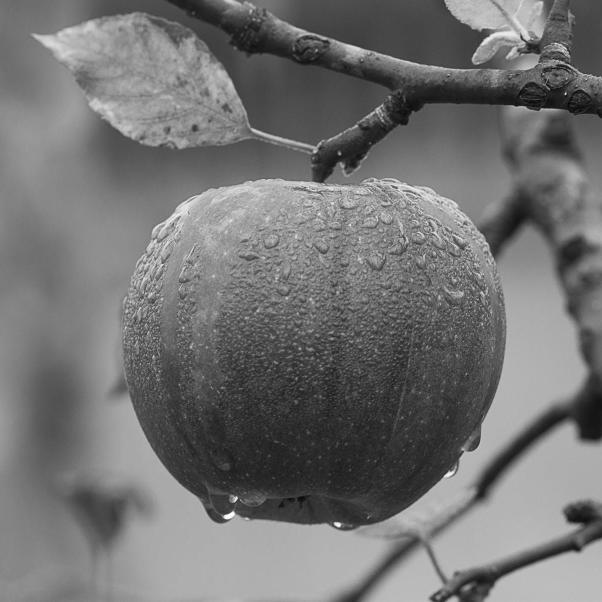
#> input picture img.JPG, 1204 x 1203 px, found by its file name (shown at 1/2 size)
$ python HW4.py
#> lines starting #> are read from the running program, lines starting #| are printed output that depends on the picture
import cv2
import numpy as np
from matplotlib import pyplot as plt

if __name__ == '__main__':
    import cv2 as cv
    import numpy as np

    # Q1A

    img = cv.imread('img.jpg', 0)
#> img is the input picture: shape (1203, 1204); min 0, max 255, mean 114.7


    def filter(img, size_box, type=None):
        img = img[:1200, :1200]  # crop to 700 x 700
        dft = cv2.dft(np.float32(img), flags=cv2.DFT_COMPLEX_OUTPUT)
        dft_shift = np.fft.fftshift(dft)
        magnitude_spectrum = 20 * np.log(cv2.magnitude(dft_shift[:, :, 0], dft_shift[:, :, 1]))

        rows, cols = img.shape
        crow, ccol = int(rows / 2), int(cols / 2)

        # create a mask first, center square is 1, remaining all zeros
        if type == 'lowpass':
            mask = np.zeros((rows, cols, 2), np.uint8)
            mask[int(crow - size_box):int(crow + size_box), int(ccol - size_box):int(ccol + size_box)] = 1
        elif type == 'highpass':
            mask = np.ones((rows, cols, 2), np.uint8)
            mask[int(crow - size_box):int(crow + size_box), int(ccol - size_box):int(ccol + size_box)] = 0

        # apply mask and inverse DFT
        fshift = dft_shift * mask
        magnitude_spectrum_mask = 20 * np.log(cv2.magnitude(fshift[:, :, 0], fshift[:, :, 1]))
        f_ishift = np.fft.ifftshift(fshift)
        img_back = cv2.idft(f_ishift)
        img_back = cv2.magnitude(img_back[:, :, 0], img_back[:, :, 1])

        plt.subplot(221), plt.imshow(img, cmap='gray')
        plt.title('Input Image'), plt.xticks(), plt.yticks()
        plt.subplot(222), plt.imshow(magnitude_spectrum_mask, cmap='gray')
        plt.title('Box Filter ' + str(2 * size_box)), plt.xticks(), plt.yticks()
        plt.subplot(223), plt.imshow(img_back, cmap='gray')
        plt.title(type + ' Filter Output'), plt.xticks(), plt.yticks()

        # Q1B

        if type == 'lowpass':
            f_ishift_slice = np.fft.ifftshift(
                dft_shift[crow - size_box:crow + size_box, ccol - size_box:ccol + size_box, :])
        elif type == 'highpass':
            plt.show()
            return

        img_back = cv2.idft(f_ishift_slice)
        img_back = cv2.magnitude(img_back[:, :, 0], img_back[:, :, 1])
        plt.subplot(224), plt.imshow(img_back, cmap='gray')
        plt.title('Sliced Lowpass Filter Output'), plt.xticks(), plt.yticks()
        plt.show()


    # Results
    for i in [10, 25, 50, 100]:
        filter(img, i, 'lowpass')
#> this loop made 4 passes
#> pass 1, in filter, `magnitude_spectrum = 20 * np.log(cv2.magnitude(dft_shift[:, :, 0], dft..`:
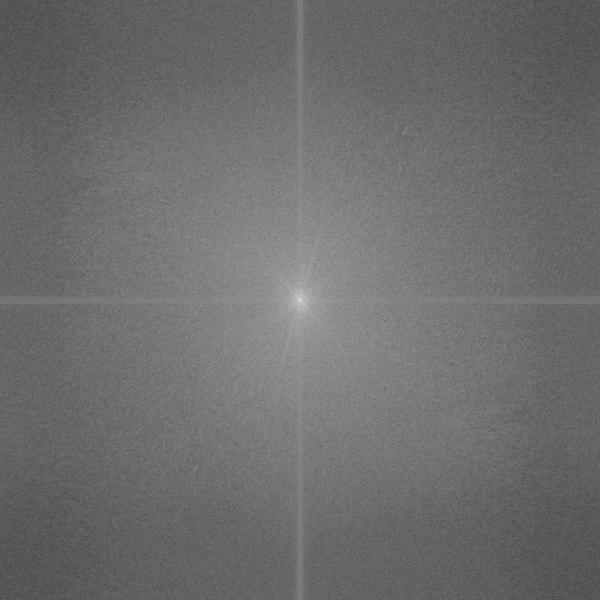
#> magnitude_spectrum: shape (1200, 1200) float32 (shown at 1/2 size); min 1.67, max 378.4, mean 163.6; drawn with min black and max white
#> pass 1, in filter, `img_back = cv2.magnitude(img_back[:, :, 0], img_back[:, :, 1])`:
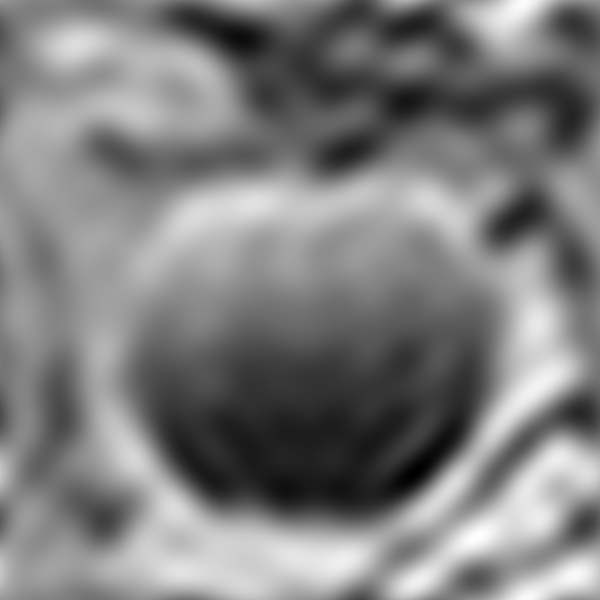
#> img_back: shape (1200, 1200) float32 (shown at 1/2 size); min 29018050, max 302391808, mean 165163296; drawn with min black and max white
#> pass 1, in filter, `plt.show()`:
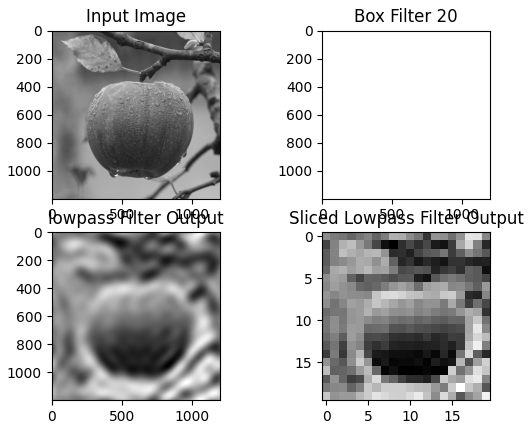
#> figure drawn by matplotlib, 4 panels
    for i in [10, 25, 50, 100]:
        filter(img, i, 'highpass')
#> this loop made 4 passes
#> pass 1, in filter (call 5), `magnitude_spectrum_mask = 20 * np.log(cv2.magnitude(fshift[:, :, 0], f..`:
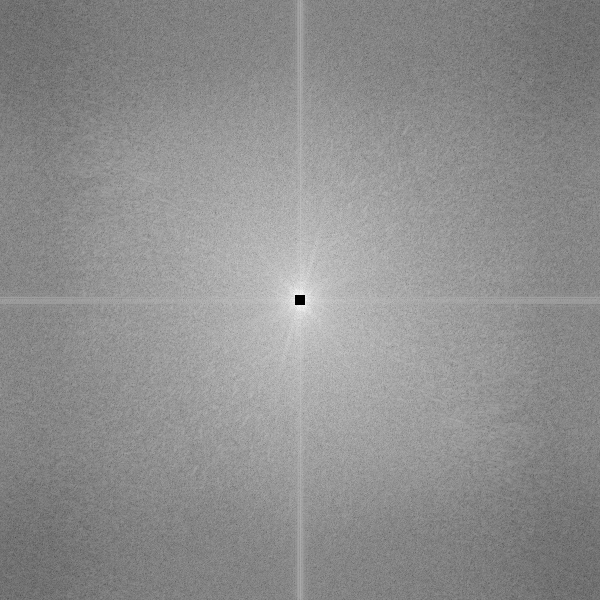
#> magnitude_spectrum_mask: shape (1200, 1200) float32 (shown at 1/2 size); 0.03% of the values are NaN or infinite; the others: min 1.67, max 289.9, mean 163.5; drawn with min black, max white, NaN and infinite black
#> pass 1, in filter (call 5), `img_back = cv2.magnitude(img_back[:, :, 0], img_back[:, :, 1])`:
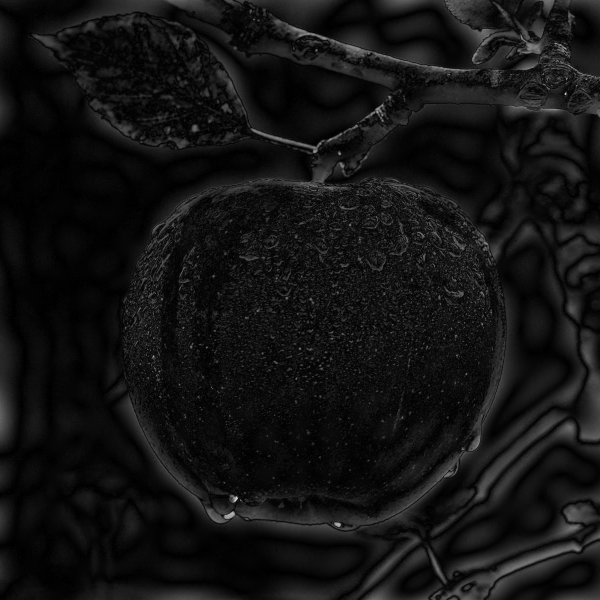
#> img_back: shape (1200, 1200) float32 (shown at 1/2 size); min 12198.7, max 288843840, mean 22032316; drawn with min black and max white

    # Q2+3

    img = cv.imread('img.jpg', 0)
    img = img[:1201, :1201]  # crop to 700 x 700
#> img: shape (1201, 1201)
    kernel = cv2.getGaussianKernel(151, 20)
    kernel_151_151 = np.dot(kernel, kernel.reshape(1, kernel.shape[0]))
    kernel_1201_1201 = np.zeros((1201, 1201, 2), np.float64)
    x_offset = 524
    y_offset = 524
    kernel_1201_1201[x_offset:kernel.shape[0] + x_offset, y_offset:kernel.shape[0] + y_offset, :] = np.stack(
        (kernel_151_151, kernel_151_151), axis=2)

    # Normal Convolution
    gaus_result = cv2.filter2D(img, -1, kernel_151_151)
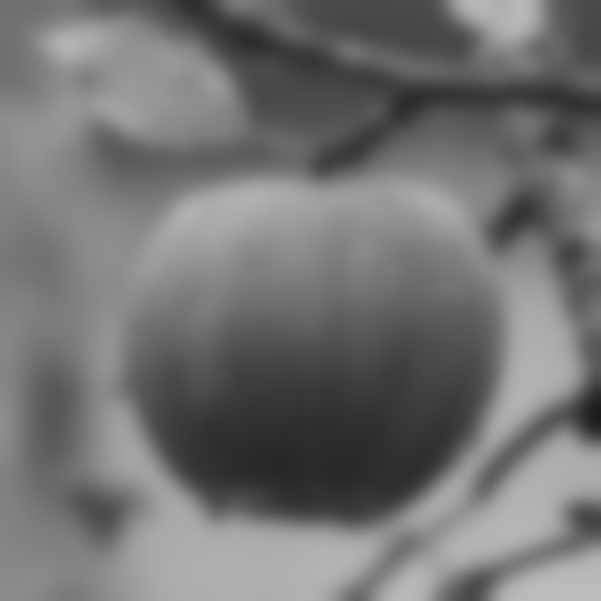
#> gaus_result: shape (1201, 1201) (shown at 1/2 size); min 27, max 188, mean 114.7


    def plot_iff(img, kernel):
        dft = cv2.dft(np.float32(img), flags=cv2.DFT_COMPLEX_OUTPUT)
        dft_shift = np.fft.fftshift(dft)
        result = dft_shift * kernel
        result = np.fft.ifftshift(result)
        result_idft = cv2.idft(result)
        return np.log(cv2.magnitude(result_idft[:, :, 0], result_idft[:, :, 1]))


    fig, axes = plt.subplots(2, 2)
    axes[0, 0].imshow(gaus_result, cmap="gray")
    axes[0, 0].set_title('Convolution with Kernel Size=151 StD=20', fontsize=7)

    # More kernels
    kernel_1201_1201_g = cv2.getGaussianKernel(1201, 20)
    kernel_1201_1201_g = np.dot(kernel_1201_1201_g, kernel_1201_1201_g.reshape(1, kernel_1201_1201_g.shape[0]))
    kernel_1201_1201_g = np.stack((kernel_1201_1201_g, kernel_1201_1201_g), axis=2)

    kernel_1201_1201_g_1 = cv2.getGaussianKernel(1201, 10)
    kernel_1201_1201_g_1 = np.dot(kernel_1201_1201_g_1, kernel_1201_1201_g_1.reshape(1, kernel_1201_1201_g_1.shape[0]))
    kernel_1201_1201_g_1 = np.stack((kernel_1201_1201_g_1, kernel_1201_1201_g_1), axis=2)

    axes[0, 1].imshow(plot_iff(img, kernel_1201_1201_g), cmap="gray")
    axes[0, 1].set_title('Multiply in DFT with Kernel Size=1201 StD=20', fontsize=7)
    axes[1, 0].imshow(plot_iff(img, kernel_1201_1201), cmap="gray")
    axes[1, 0].set_title('Multiply in DFT with Kernel Size=151 StD=20, Zero Paded', fontsize=7)
    axes[1, 1].imshow(plot_iff(img, kernel_1201_1201_g_1), cmap="gray")
#> in plot_iff (call 3), `return np.log(cv2.magnitude(result_idft[:, :, 0], result_idft[:, :, 1]))`:
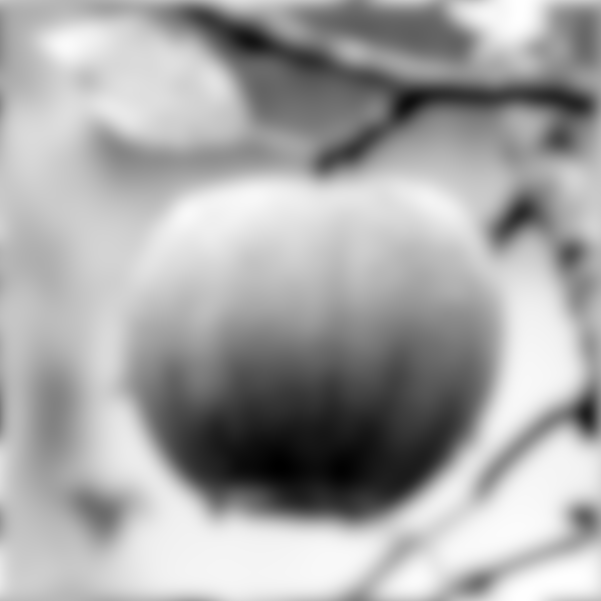
#> returned value: shape (1201, 1201) float64 (shown at 1/2 size); min 11.4, max 12.96, mean 12.42; drawn with min black and max white
    axes[1, 1].set_title('Multiply in DFT with Kernel Size=1201 StD=10', fontsize=7)
    fig.savefig('P1Q3.jpg')
    plt.show()
